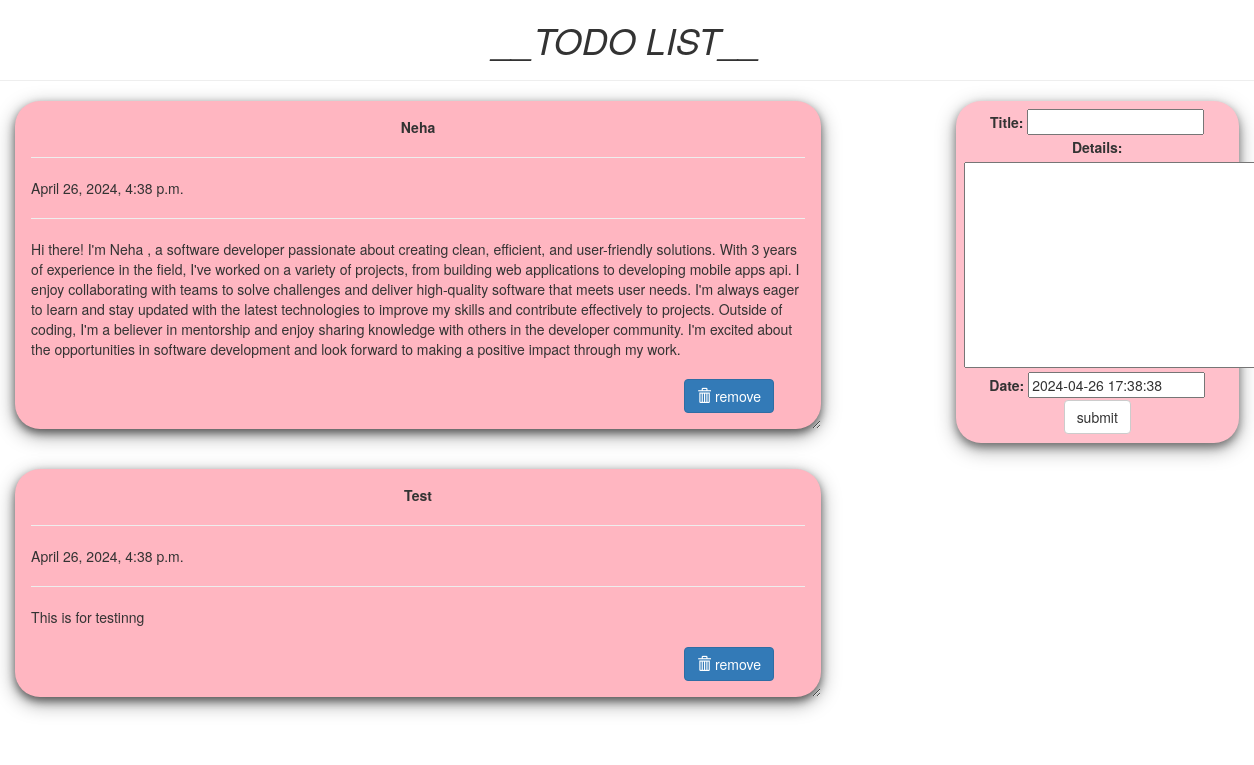
The page / on the database its author committed.
### todo/models.py (models this page shows, shortened)
class Todo(models.Model):
	title = models.CharField(max_length=100)
	details = models.TextField()
	date = models.DateTimeField(default=timezone.now)

### todo/views.py (the view)
# urls.py: path('', views.index, name="todo"),
def index(request):
	item_list = Todo.objects.order_by("-date")
	if request.method == "POST":
		form = TodoForm(request.POST)
		if form.is_valid():
			form.save()
			return redirect('todo')
	form = TodoForm()
	page = {
		"forms": form,
		"list": item_list,
		"title": "TODO LIST",
	}
	return render(request, 'todo/index.html', page)

### todo/forms.py
class TodoForm(forms.ModelForm):
	class Meta:
		model = Todo
		fields = "__all__"

### templates/todo/index.html (shortened to what this page needs)
<!DOCTYPE html>
<html lang="en" dir="ltr">
<head>
<link rel="stylesheet" href="https://maxcdn.bootstrapcdn.com/bootstrap/3.3.7/css/bootstrap.min.css">
</head>
<body class="container-fluid">
<center class="row">
	<h1><i>__TODO LIST__</i></h1>
	<hr />
</center>
<div class="row">
	<div class="col-md-8">
	{% for i in list %}
	<div class="card">
		<center><b>{{i.title}}</b></center>
		<hr/>
		{{i.date}}
		<hr/>
		{{i.details}}
		<br />
		<br />
		<form action="/del/{{i.id}}" method="POST" style=" padding-right: 4%; padding-bottom: 3%;">
		<button value="remove" type="submit" class="btn btn-primary" style="float: right;"><span class="glyphicon glyphicon-trash"></span>  remove</button>
		</form>
	</div>
	{% endfor%}
	</div>
	<div class="col-md-1"> </div>
	<div class="col-md-3" >
	<div class="submit_form">
	<form method="POST">
		{{forms}}
		<center>
		<input type="submit" class="btn btn-default" value="submit" />
	</center>
	</form>
	</div>
</div>
</div>
</body>
</html>

### templates/todo/index.html (style rules this page uses)
.card { box-shadow: 0 4px 8px 0 rgba(0,0,0,0.5), 0 6px 20px 0 rgba(0,0,0,0.39); background: lightpink; margin-bottom : 5%; border-radius: 25px; padding : 2%; overflow: auto; resize: both; text-overflow: ellipsis; }
.submit_form { text-align: center; padding: 3%; background: pink; border-radius: 25px; box-shadow: 0 4px 8px 0 rgba(0,0,0,0.4), 0 6px 20px 0 rgba(0,0,0,0.36); }

### rows shown on the page
Todo: title "Neha", date "April 26, 2024, 4:38 p.m.", details "Hi there! I'm Neha , a software developer passionate about creating clean, efficient, and user-friendly solutions. With 3 years of experience in the field, I've worked on a variety of projects, from building web applications to developing mobile apps api. I enjoy collaborating with teams to solve challenges and deliver high-quality software that meets user needs. I'm always eager to learn and stay updated with the latest technologies to improve my skills and contribute effectively to projects. Outside of coding, I'm a believer in mentorship and enjoy sharing knowledge with others in the developer community. I'm excited about the opportunities in software development and look forward to…"
Todo: title "Test", date "April 26, 2024, 4:38 p.m.", details "This is for testinng"
